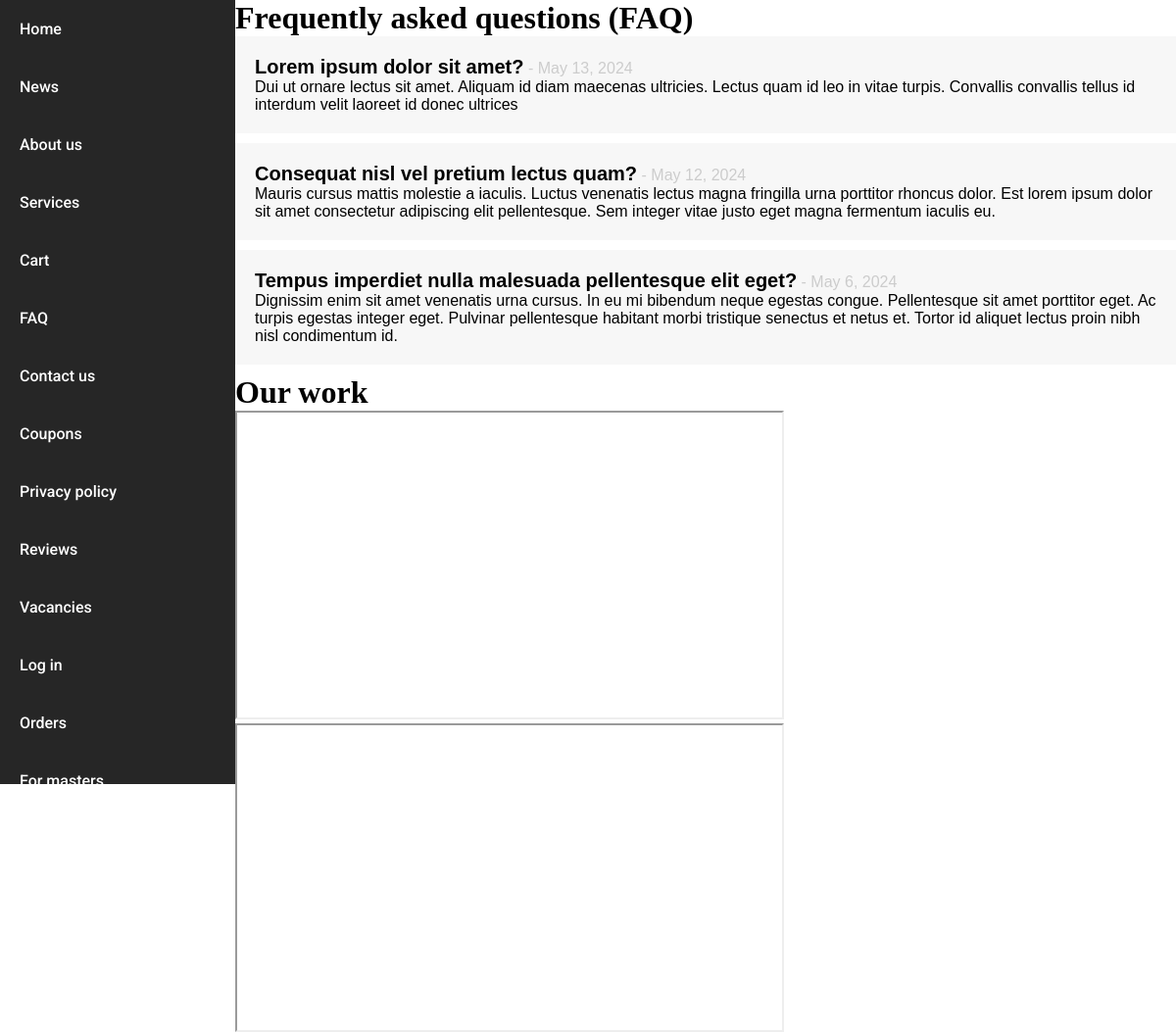
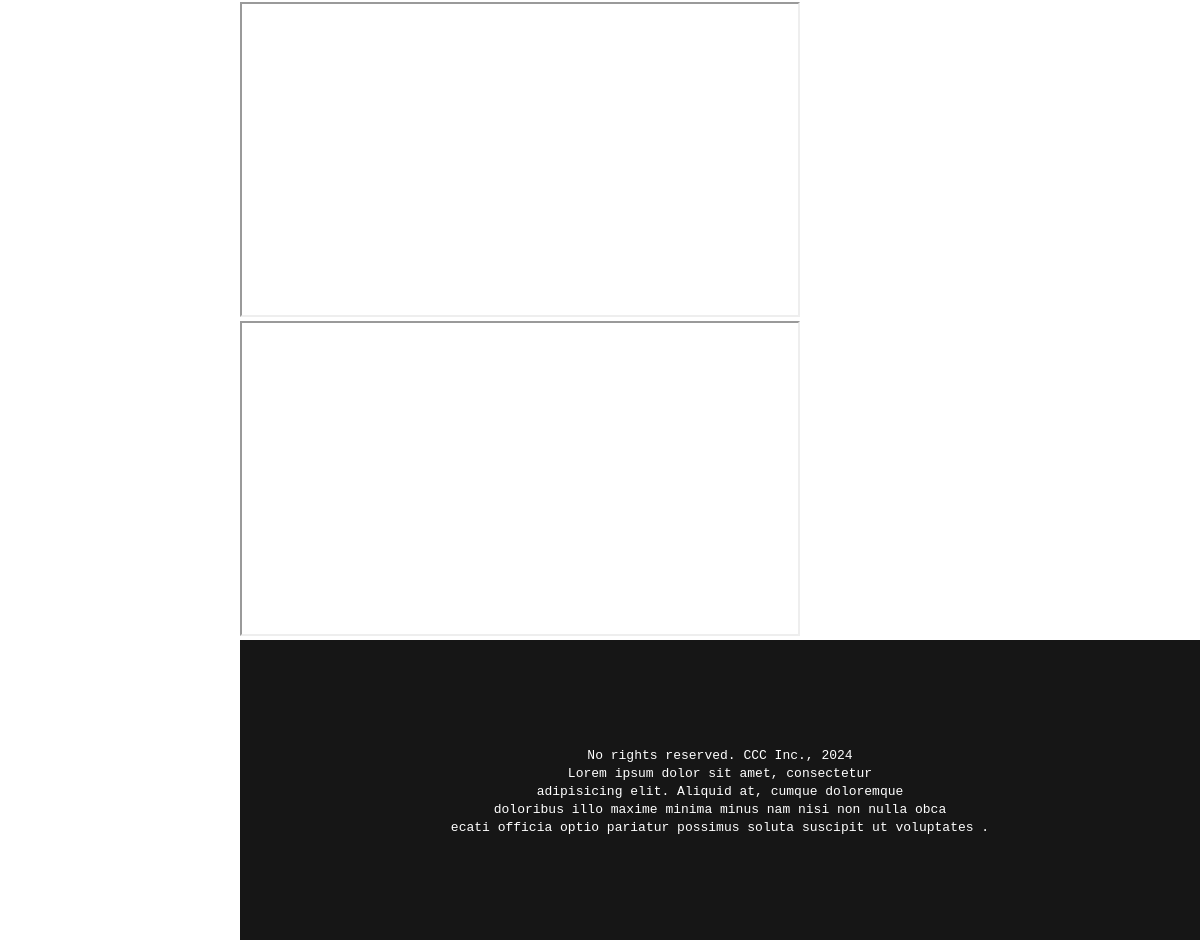
Screenshot of /faq/ with the database file from the repository (2 pictures, top to bottom).
### mainapp/models.py (models this page shows, shortened)
class FAQ(models.Model):
    question = models.TextField("Question")
    answer = models.TextField("Answer")
    date = models.DateField("Date of answer")

### mainapp/views.py (the view)
# urls.py: path('faq/', views.faqs, name='faq'),
def faqs(request):
    faq_list = FAQ.objects.all()
    return render(request, 'mainapp/faq/faqs.html', {'faq_list': faq_list})

### mainapp/templates/mainapp/faq/faqs.html (shortened to what this page needs)
{% extends 'mainapp/layout.html' %}
{% block main_block %}
    <h1>Frequently asked questions (FAQ)</h1>
    {% for faq in faq_list %}
        {% include 'mainapp/faq/faq_block.html' with value=faq %}
    {% endfor %}
    <h1>Our work</h1>
    <iframe width="560" height="315" src="https://www.youtube.com/embed/r-sLYlXXTFM?si=4o9k54AuxGkIUiNY" title="YouTube video player" allow="accelerometer; autoplay; clipboard-write; encrypted-media; gyroscope; picture-in-picture; web-share" allowfullscreen></iframe>
    <iframe width="560" height="315" src="https://www.youtube.com/embed/wiBhfqOUToQ?si=5LivOiIxFcFEj8q8" title="YouTube video player" allow="accelerometer; autoplay; clipboard-write; encrypted-media; gyroscope; picture-in-picture; web-share" allowfullscreen></iframe>
    <iframe width="560" height="315" src="https://www.youtube.com/embed/IzO9LN1wT78?si=hKwn5lPRtV5l14AE" title="YouTube video player" allow="accelerometer; autoplay; clipboard-write; encrypted-media; gyroscope; picture-in-picture; web-share" allowfullscreen></iframe>
    <iframe width="560" height="315" src="https://www.youtube.com/embed/me2TU14tV4Y?si=rln5j_L2qtSMXyAX" title="YouTube video player" allow="accelerometer; autoplay; clipboard-write; encrypted-media; gyroscope; picture-in-picture; web-share" allowfullscreen></iframe>
{% endblock %}

### mainapp/templates/mainapp/faq/faq_block.html
<div style="background-color: #f7f7f7;
        padding: 20px;
        font-family: Consolas, sans-serif;
        margin-bottom: 10px;">
    <span style="font-size: 20px; font-weight: bold">{{ value.question }}</span>
    <span style="color: #cccccc"> - {{ value.date }}</span>
    <br>
    <span>{{ value.answer }}</span>
    <br>
</div>

### static/style.css (style rules this page uses)
* { margin: 0; padding: 0; box-sizing: border-box; }
body { margin: 0 !important; }

### rows the page displays
FAQ: question "Lorem ipsum dolor sit amet?", date "May 13, 2024", answer "Dui ut ornare lectus sit amet. Aliquam id diam maecenas ultricies. Lectus quam id leo in vitae turpis. Convallis convallis tellus id interdum velit laoreet id donec ultrices"
FAQ: question "Consequat nisl vel pretium lectus quam?", date "May 12, 2024", answer "Mauris cursus mattis molestie a iaculis. Luctus venenatis lectus magna fringilla urna porttitor rhoncus dolor. Est lorem ipsum dolor sit amet consectetur adipiscing elit pellentesque. Sem integer vitae justo eget magna fermentum iaculis eu."
FAQ: question "Tempus imperdiet nulla malesuada pellentesque elit eget?", date "May 6, 2024", answer "Dignissim enim sit amet venenatis urna cursus. In eu mi bibendum neque egestas congue. Pellentesque sit amet porttitor eget. Ac turpis egestas integer eget. Pulvinar pellentesque habitant morbi tristique senectus et netus et. Tortor id aliquet lectus proin nibh nisl condimentum id."
